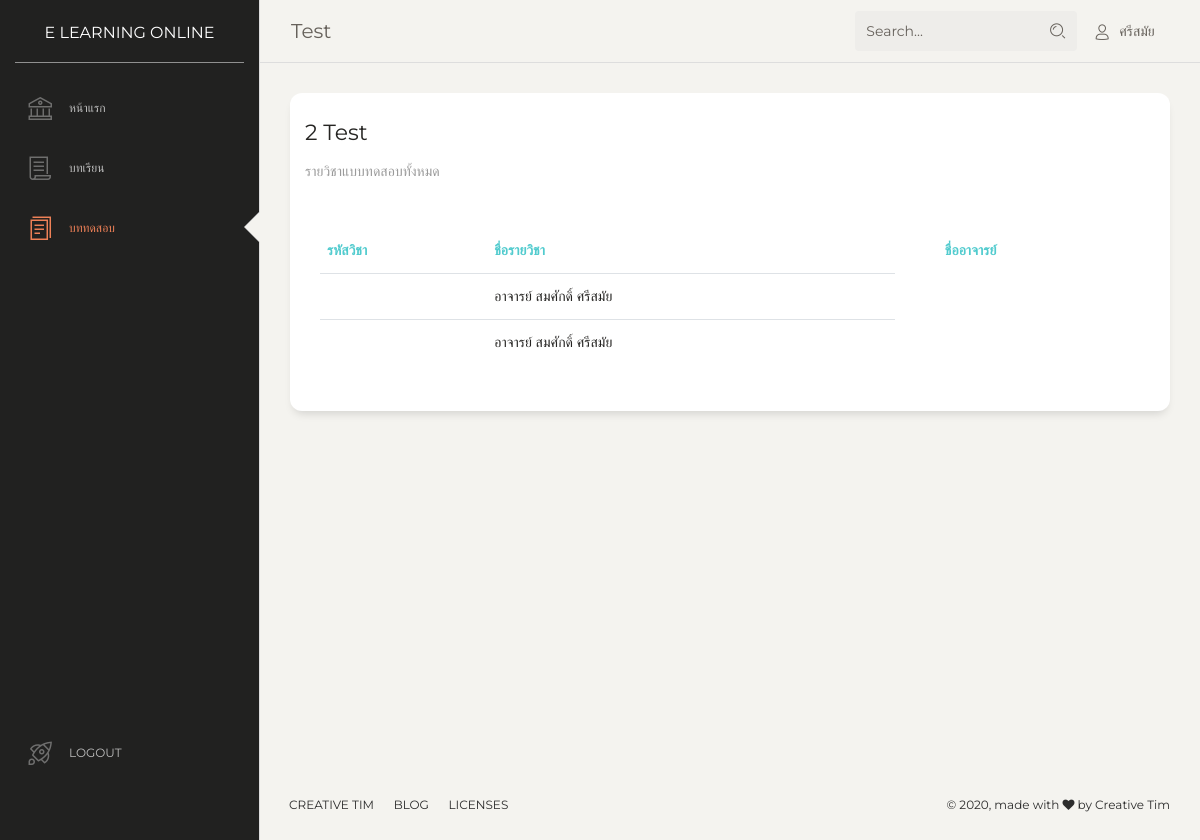
/test.php (signed in), run on the app's committed database.
### tables this page shows
CREATE TABLE `tb_course` (
  `course_ID` mediumint(11) NOT NULL,
  `course_Name` longtext NOT NULL,
  `member_ID` varchar(100) NOT NULL
);

CREATE TABLE `tb_member` (
  `member_ID` varchar(100) NOT NULL,
  `member_Password` char(50) NOT NULL,
  `member_FName` char(120) NOT NULL,
  `member_LName` char(120) NOT NULL,
  `member_Class` tinyint(2) UNSIGNED DEFAULT NULL,
  `member_Status` tinyint(2) UNSIGNED NOT NULL,
  `member_Tel` char(10) NOT NULL
);

### test.php (the view, shortened to what this page needs)
<?php $page='test'; include('layer/header.php'); ?>
<div class="content">
  <div class="row">
    <div class="col-md-12">
      <div class="card demo-icons">
        <div class="card-header">
          <?php include('fuction/connectDB.php'); $sqll = "SELECT count(course_ID) FROM `tb_course`";
            $rss = mysqli_query($conn,$sqll);
            $counnt = mysqli_fetch_array($rss);
          ?>
          <h5 class="card-title"><?php echo $counnt[0]; ?> Test</h5>
            <p class="card-category">รายวิชาแบบทดสอบทั้งหมด
            </p>
        </div>
        <div class="card-body all-icons">
        <div id="icons-wrapper">
          <div class="card-body">
          <div class="table-responsive">
          <table class="table" >
                    <thead class=" text-primary">
                      <tr><th>
                        รหัสวิชา
                      </th>
                      <th>
                        ชื่อรายวิชา
                      </th>
                      <th></th>
                      <th>
                        ชื่ออาจารย์
                      </th>
                    </tr></thead>
                    <tbody>
                      <?php include('fuction/connectDB.php');
                      $sql = "SELECT * FROM `tb_course` INNER JOIN tb_member ON tb_course.member_ID = tb_member.member_ID";
                      $rs = mysqli_query($conn,$sql);
                      while ($row = mysqli_fetch_array($rs)) { ?>
                      <tr>
                        <td>
                        </td>
                        <td>
                          อาจารย์ <?php echo $row['member_FName']." ".$row['member_LName']; ?>
                        </td>
                      </tr>
                    <?php
                      }
                       ?>
                    </tbody>
                  </table>
                </div>
              </div>
        </div>
        </div>
      </div>
    </div>
  </div>
</div>
<?php include('layer/footer.php'); ?>

### data on the page
tb_course: member_ID.member_FName "สมศักดิ์", member_ID.member_LName "ศรีสมัย"
tb_course: member_ID.member_FName "สมศักดิ์", member_ID.member_LName "ศรีสมัย"

### other printed values
$_SESSION['name'] "ศรีสมัย"
$counnt[0] "2"
